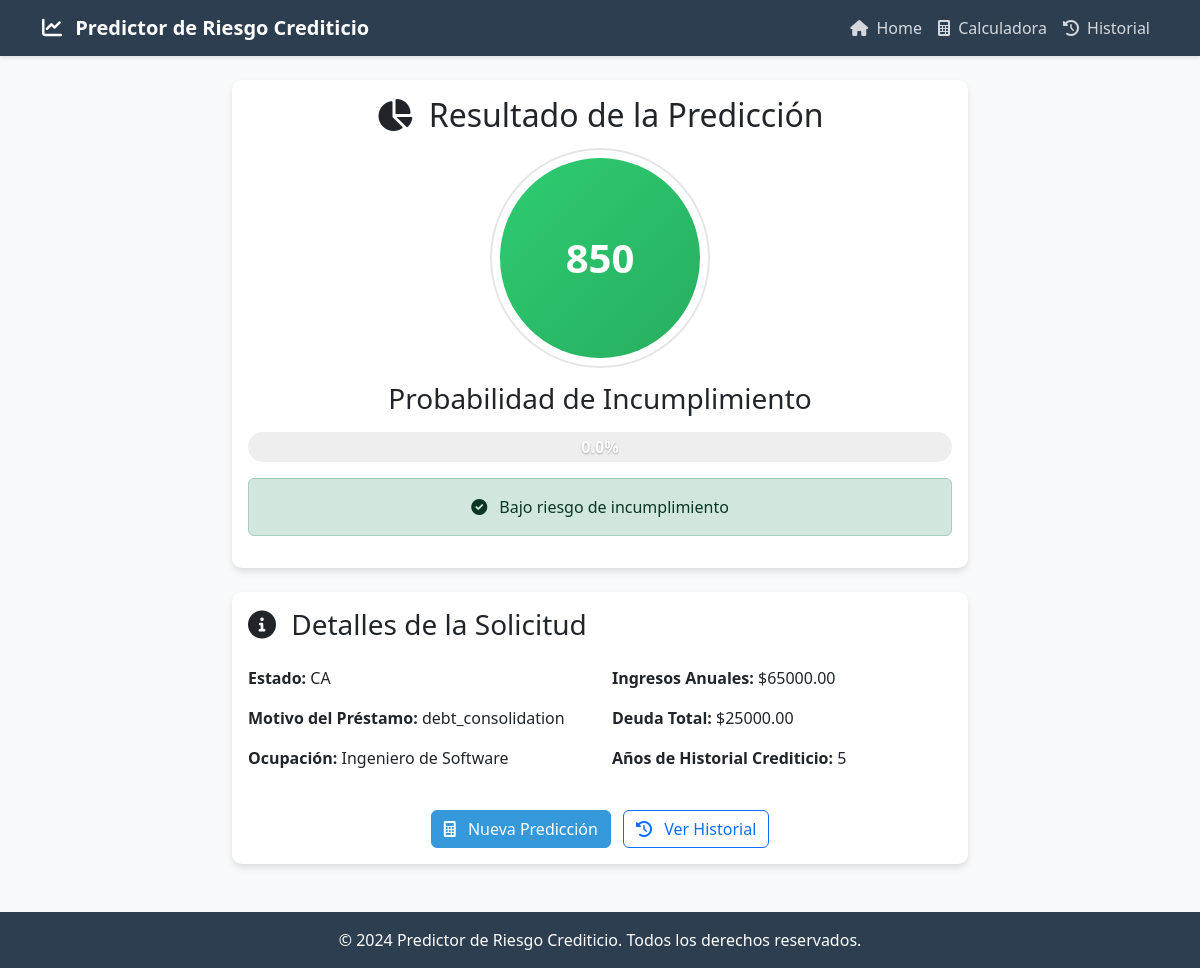
Screenshot of /predictor/resultado/3/ with the database file from the repository.
### predictor/models.py (models this page shows, shortened)
class Prediccion(models.Model):
    fecha_prediccion = models.DateTimeField(auto_now_add=True)
    estado = models.CharField(max_length=50)
    motivo_prestamo = models.CharField(max_length=100)
    ocupacion = models.CharField(max_length=100)
    probabilidad_incumplimiento = models.FloatField()
    score = models.IntegerField()
    ingresos_anuales = models.FloatField(null=True, blank=True)
    deuda_total = models.FloatField(null=True, blank=True)
    historial_credito = models.CharField(max_length=20, null=True, blank=True)
    class Meta:
        verbose_name = 'Predicción'
        verbose_name_plural = 'Predicciones'
        ordering = ['-fecha_prediccion']

### predictor/views.py (the view)
# urls.py: path('resultado/<int:prediccion_id>/', views.resultado, name='resultado'),
def resultado(request, prediccion_id):
    prediccion = Prediccion.objects.get(id=prediccion_id)
    return render(request, 'predictor/resultado.html', {'prediccion': prediccion})

### predictor/templates/predictor/resultado.html (shortened to what this page needs)
{% extends 'predictor/base.html' %}
{% block content %}
<div class="row justify-content-center">
    <div class="col-md-8">
        <div class="card mb-4">
            <div class="card-body text-center">
                <h2 class="card-title mb-4">
                    <i class="fas fa-chart-pie me-2"></i>
                    Resultado de la Predicción
                </h2>
                {% with score=prediccion.score %}
                <div class="score-circle {% if score >= 700 %}score-high{% elif score >= 500 %}score-medium{% else %}score-low{% endif %} mb-4">
                    {{ score }}
                </div>
                {% endwith %}
                <h3 class="mb-3">Probabilidad de Incumplimiento</h3>
                <div class="probability-bar mb-2">
                    <div class="probability-label">
                        {{ prediccion.probabilidad_incumplimiento|floatformat:1 }}%
                    </div>
                </div>
                <div class="alert {% if prediccion.probabilidad_incumplimiento < 30 %}alert-success{% elif prediccion.probabilidad_incumplimiento < 60 %}alert-warning{% else %}alert-danger{% endif %} mt-3">
                    {% if prediccion.probabilidad_incumplimiento < 30 %}
                        <i class="fas fa-check-circle me-2"></i>
                        Bajo riesgo de incumplimiento
                    {% elif prediccion.probabilidad_incumplimiento < 60 %}
                        <i class="fas fa-exclamation-circle me-2"></i>
                        Riesgo moderado de incumplimiento
                    {% else %}
                        <i class="fas fa-times-circle me-2"></i>
                        Alto riesgo de incumplimiento
                    {% endif %}
                </div>
            </div>
        </div>
        <div class="card">
            <div class="card-body">
                <h3 class="card-title mb-4">
                    <i class="fas fa-info-circle me-2"></i>
                    Detalles de la Solicitud
                </h3>
                <div class="row">
                    <div class="col-md-6">
                        <p><strong>Estado:</strong> {{ prediccion.estado }}</p>
                        <p><strong>Motivo del Préstamo:</strong> {{ prediccion.motivo_prestamo }}</p>
                        <p><strong>Ocupación:</strong> {{ prediccion.ocupacion }}</p>
                    </div>
                    <div class="col-md-6">
                        {% if prediccion.ingresos_anuales %}
                            <p><strong>Ingresos Anuales:</strong> ${{ prediccion.ingresos_anuales|floatformat:2 }}</p>
                        {% endif %}
                        {% if prediccion.deuda_total %}
                            <p><strong>Deuda Total:</strong> ${{ prediccion.deuda_total|floatformat:2 }}</p>
                        {% endif %}
                        {% if prediccion.historial_credito %}
                            <p><strong>Años de Historial Crediticio:</strong> {{ prediccion.historial_credito }}</p>
                        {% endif %}
                    </div>
                </div>
                <div class="text-center mt-4">
                    <a href="{% url 'predictor:home' %}" class="btn btn-primary me-2">
                        <i class="fas fa-calculator me-2"></i>
                        Nueva Predicción
                    </a>
                    <a href="{% url 'predictor:historial' %}" class="btn btn-outline-primary">
                        <i class="fas fa-history me-2"></i>
                        Ver Historial
                    </a>
                </div>
            </div>
        </div>
    </div>
</div>
{% endblock %}

### predictor/templates/predictor/base.html (style rules this page uses)
:root { --primary-color: #2c3e50; --secondary-color: #3498db; --accent-color: #e74c3c; }
body { font-family: 'Segoe UI', Tahoma, Geneva, Verdana, sans-serif; background-color: #f8f9fa; }
.card { border: none; border-radius: 10px; box-shadow: 0 4px 6px rgba(0,0,0,0.1); transition: transform 0.2s; }
.btn-primary { background-color: var(--secondary-color); border-color: var(--secondary-color); }

### predictor/templates/predictor/resultado.html (style rules this page uses)
.score-circle { width: 200px; height: 200px; border-radius: 50%; display: flex; align-items: center; justify-content: center; margin: 0 auto; font-size: 2.5rem; font-weight: bold; color: white; position: relative; }
.score-circle::before { content: ''; position: absolute; top: -10px; left: -10px; right: -10px; bottom: -10px; border-radius: 50%; border: 2px solid rgba(0,0,0,0.1); }
.score-high { background: linear-gradient(135deg, #2ecc71, #27ae60); }
.probability-bar { height: 30px; border-radius: 15px; background: #eee; overflow: hidden; position: relative; }
.probability-label { position: absolute; top: 50%; left: 50%; transform: translate(-50%, -50%); color: white; font-weight: bold; text-shadow: 0 1px 2px rgba(0,0,0,0.3); }

### rows the page displays
Prediccion: probabilidad_incumplimiento "0.0", estado "CA", motivo_prestamo "debt_consolidation", ocupacion "Ingeniero de Software", ingresos_anuales "65000.00", deuda_total "25000.00", historial_credito "5"

### other values shown
{{ score }} "850"
